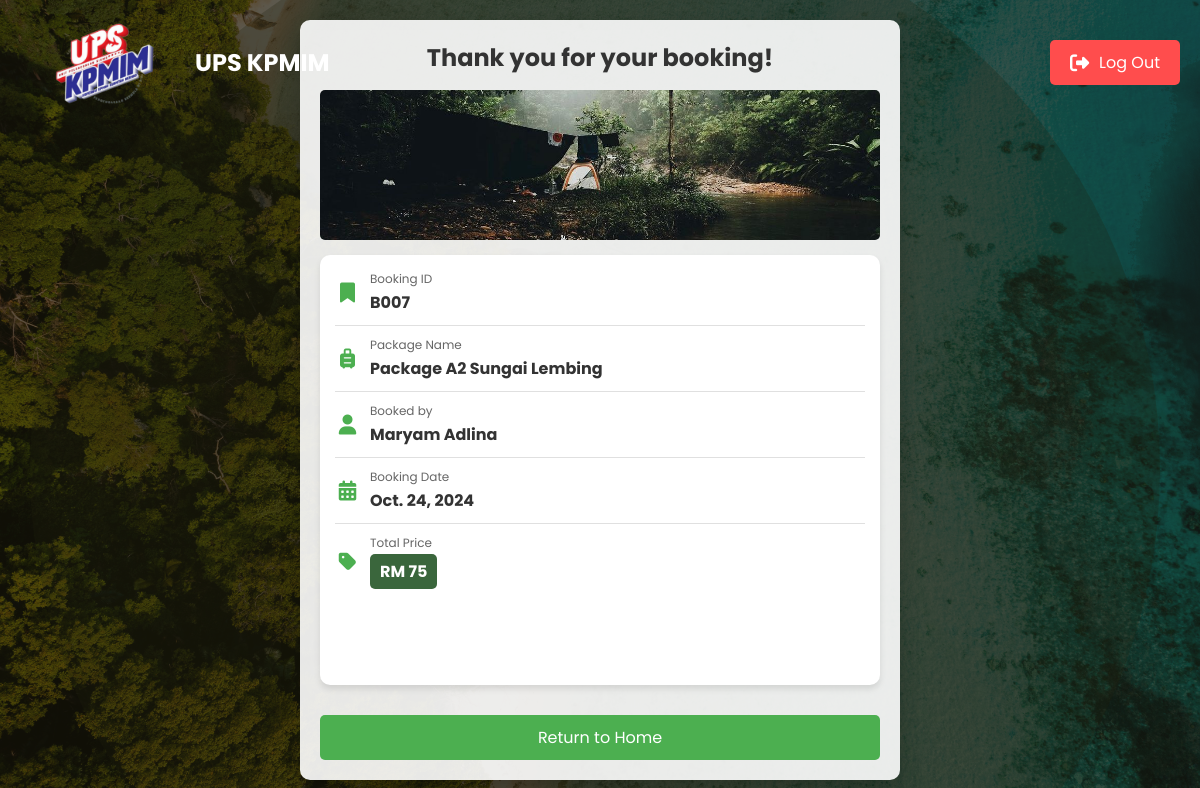
The app's page /booking-confirmation/B007/ (signed in) with its own data.
### main/models.py (models this page shows, shortened)
class Bookings(models.Model):
    booking_id = models.CharField(max_length=10, primary_key=True)
    user = models.ForeignKey(settings.AUTH_USER_MODEL, on_delete=models.CASCADE)
    package_cd = models.ForeignKey(Package, on_delete=models.CASCADE)
    destination_name = models.ForeignKey(Destination, on_delete=models.SET_NULL, null=True, blank=True)
    name = models.CharField(max_length=100)
    booking_date = models.DateField()
    price = models.IntegerField()

class Package(models.Model):
    package_cd = models.CharField(max_length=10, primary_key=True)
    package_desc = models.TextField()
    price = models.IntegerField()

### main/views.py (the view)
# urls.py: path('booking-confirmation/<str:booking_id>/', views.booking_confirmation, name='booking_confirmation'),
@login_required
def booking_confirmation(request, booking_id):
    booking = get_object_or_404(Bookings, booking_id=booking_id)
    context = {
        'booking': booking
    }
    return render(request, 'upsbook-confirm.html', context)

### main/templates/upsbook-confirm.html (shortened to what this page needs)
{% load static %}
<!DOCTYPE html>
<html lang="en">
<head>
    <link rel="stylesheet" href="{% static 'css/styles2.css' %}">
    <link rel="stylesheet" href="https://cdnjs.cloudflare.com/ajax/libs/font-awesome/6.4.0/css/all.min.css">
</head>
<body>
    <header style="z-index: 1000">
        <div class="logo-title-container">
            <div class="logo">
                <img src='{% static "images/logo[1].png" %}' alt="UPS KPMIM Logo">
            </div>
            <h1 class="header-title">UPS KPMIM</h1>
        </div>
        <a href="{% url 'logout' %}" class="logout-btn">
            <i class="fas fa-sign-out-alt"></i> Log Out
        </a>
    </header>
    <div class="confirmation-container">
        <h1>Thank you for your booking!</h1>
        {% if booking.package_cd.package_cd == 'A1' %}
            <img src="{% static 'images/ktn188.jpg' %}" alt="Package A1" class="package-image">
        {% elif booking.package_cd.package_cd == 'A2' %}
            <img src="{% static 'images/sgjin.jpg' %}" alt="Package A2" class="package-image">
        {% elif booking.package_cd.package_cd == 'B' %}
            <img src="{% static 'images/cherating.jpg' %}" alt="Package B" class="package-image">
        {% elif booking.package_cd.package_cd == 'C' %}
            <img src="{% static 'images/taman.jpg' %}" alt="Package C" class="package-image">
        {% endif %}
        <div class="booking-details">
            <div class="booking-detail-item">
                <i class="fas fa-bookmark booking-detail-icon"></i>
                <div class="booking-detail-content">
                    <div class="booking-detail-label">Booking ID</div>
                    <div class="booking-detail-value">{{ booking.booking_id }}</div>
                </div>
            </div>
            <div class="booking-detail-item">
                <i class="fas fa-suitcase-rolling booking-detail-icon"></i>
                <div class="booking-detail-content">
                    <div class="booking-detail-label">Package Name</div>
                    <div class="booking-detail-value">{{ booking.package_cd.package_desc }}</div>
                </div>
            </div>
            <div class="booking-detail-item">
                <i class="fas fa-user booking-detail-icon"></i>
                <div class="booking-detail-content">
                    <div class="booking-detail-label">Booked by</div>
                    <div class="booking-detail-value">{{ booking.name }}</div>
                </div>
            </div>
            <div class="booking-detail-item">
                <i class="fas fa-calendar-alt booking-detail-icon"></i>
                <div class="booking-detail-content">
                    <div class="booking-detail-label">Booking Date</div>
                    <div class="booking-detail-value">{{ booking.booking_date }}</div>
                </div>
            </div>
            <div class="booking-detail-item">
                <i class="fas fa-tag booking-detail-icon"></i>
                <div class="booking-detail-content">
                    <div class="booking-detail-label">Total Price</div>
                    <div class="booking-detail-value total-price">RM {{ booking.price }}</div>
                </div>
            </div>
        </div>
        <a href="{% url 'welcome' %}" class="confirmation-btn">Return to Home</a>
    </div>
</body>
</html>

### main/static/css/styles2.css (style rules this page uses)
* { margin: 0; padding: 0; box-sizing: border-box; }
html { scroll-behavior: smooth; }
header { display: flex; justify-content: space-between; align-items: center; background-color: transparent; padding: 20px; position: fixed; top: -10px; left: 0; width: 100%; z-index: 1000; }
.header-title { color: #fff; font-size: 1.5em; margin-left: 40px; margin-top: -10px }
header .logo img { width: 100px; }
.logo-title-container { display: flex; align-items: center; padding-left: 35px; padding-top: 10px }
header .logout-btn { background-color: #ff4d4d; color: white; padding: 10px 20px; border: none; border-radius: 5px; font-size: 16px; cursor: pointer; text-decoration: none; display: flex; align-items: center; gap: 10px; transition: background-color 0.3s ease, transform 0.3s ease; }
.logout-btn i { font-size: 1.2em; }
.logout-btn { color: #b6cc84; font-size: 1.2em; background: none; border: none; cursor: pointer; transition: color 0.3s ease; }

### records on screen
Bookings: booking_id "B007", package_cd.package_desc "Package A2 Sungai Lembing", name "Maryam Adlina", booking_date "Oct. 24, 2024", price "75"
